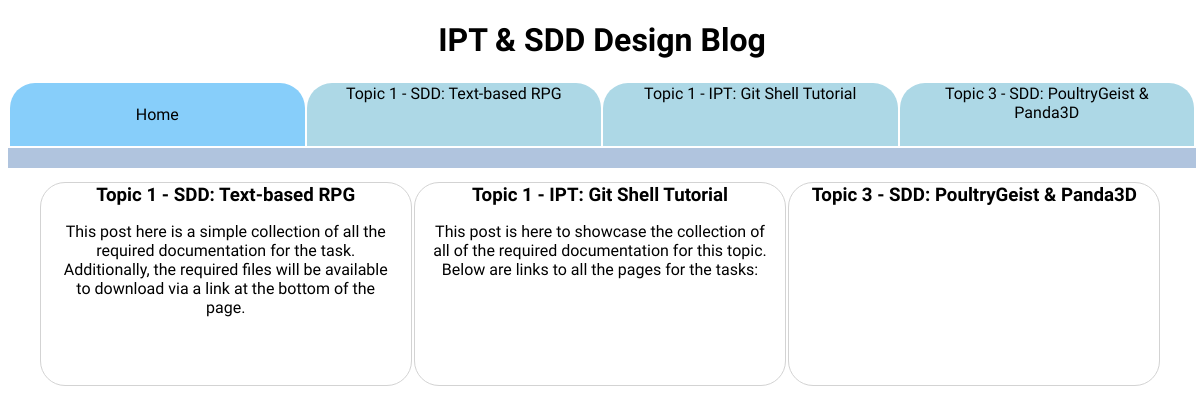
The page / on the database its author committed.
### tables this page shows
CREATE TABLE topics (
  	id INTEGER NOT NULL,
  	title TEXT NOT NULL,
  	subtitle TEXT NOT NULL,
    created TEXT NOT NULL,
  	PRIMARY KEY (id)
);

### School_Blog/main.py (the view)
@app.route('/')
def index_handler():
	t = Topic.get_main_page()
	return render_template('index.html', topics=t, topic1=t[0], topic2=t[1], topic3=t[2])

### School_Blog/db.py (called while the page is built)
    @staticmethod
    def get_newest(tid):
        cur.execute('''SELECT * FROM posts WHERE topicid = ? ORDER BY created DESC''', (tid,))
        row = cur.fetchone()
        if row:
            id, tid, title, message, created, image = row
            return Log(eval(message), title, image, tid, id, created)

    @staticmethod
    def get_main_page():
        cur.execute('''SELECT * FROM topics ORDER BY created''')
        topics = []
        i = 0
        for row in cur:
            if i == 3:
                break
            id, title, sub, date = row
            topics.append(Topic(title, sub, date, id))
            i += 1
        for i in range(len(topics)):
            post = Log.get_newest(topics[i].id)
            topics[i].post = post
        return topics

### School_Blog/templates/index.html (shortened to what this page needs)
<!DOCTYPE html>
<html>
<head>
  <link rel="stylesheet" href="static/css/main.css">
</head>
<body>
  <div class="header">
    <h1>IPT & SDD Design Blog</h1>
    <table>
      <tr>
        <td style="background-color:lightskyblue">
          Home
        </td>
        {%for topic in topics%}
        <td>
          <a href="/topic/{{topic.id}}">{{topic.title}}: {{topic.subtitle}}</a>
        </td>
        {%endfor%}
      </tr>
    </table>
  </div>
  <div id="index_body_content">
    <table>
      <tr>
        {%for topic in topics%}
        <td class="topic">
          <a href="topic/{{topic.id}}">
            <h3>{{topic.title}}: {{topic.subtitle}}</h3>
            {%for para in topic.post.text%}
              {%if topic.post.text.index(para) == 0%}
                <p>{{para}}</p>
              {%endif%}
            {%endfor%}
          </a>
        </td>
        {%endfor%}
      </tr>
    </table>
  </div>
</body>
</html>

### School_Blog/static/css/main.css (style rules this page uses)
td { border-radius: 25px 25px 0px 0px; background-color: lightblue; width:17%; text-align: center; height: 30px; }
table { width: 100%; }
.topic { background-color: white; width:30%; text-align: center; height: 200px; margin: 4%; border: 1px solid lightgrey; border-radius: 25px; }
h3 { margin: 0; }
.header { width: 99%; position:fixed; background-color: white; top:0; border-bottom: 20px solid lightsteelblue; }
h1 { text-align:center; }
#index_body_content { margin: 180px auto 0 auto; text-align: left; width: 95%; }
body { font-family: 'Sarpanch', sans-serif; }
a { text-decoration: none; color: black; display:block; height:100%; padding:4%; }

### rows shown on the page
topics: title "Topic 1 - SDD", subtitle "Text-based RPG", text "This post here is a simple collection of all the required documentation for the task. Additionally, the required files will be available to download via a link at the bottom of the page."
topics: title "Topic 1 - IPT", subtitle "Git Shell Tutorial", text "This post is here to showcase the collection of all of the required documentation for this topic. Below are links to all the pages for the tasks:"
topics: title "Topic 3 - SDD", subtitle "PoultryGeist & Panda3D"
